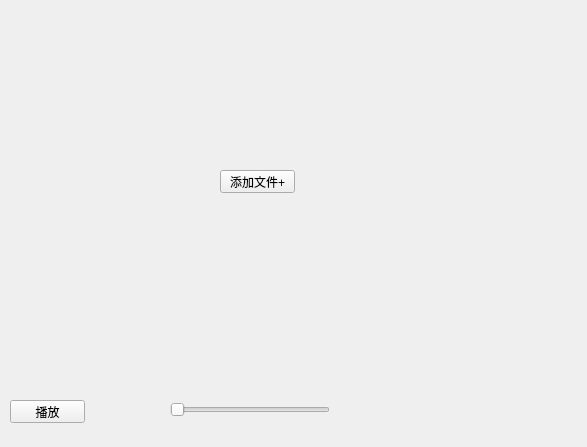
<?xml version="1.0" encoding="UTF-8"?>
<ui version="4.0">
 <class>Form</class>
 <widget class="QWidget" name="Form">
  <property name="geometry">
   <rect>
    <x>0</x>
    <y>0</y>
    <width>587</width>
    <height>447</height>
   </rect>
  </property>
  <property name="windowTitle">
   <string>音乐播放器by梦回故里</string>
  </property>
  <widget class="QPushButton" name="playbtn">
   <property name="geometry">
    <rect>
     <x>10</x>
     <y>400</y>
     <width>75</width>
     <height>23</height>
    </rect>
   </property>
   <property name="text">
    <string>播放</string>
   </property>
  </widget>
  <widget class="QSlider" name="horizontalSlider">
   <property name="geometry">
    <rect>
     <x>170</x>
     <y>400</y>
     <width>160</width>
     <height>19</height>
    </rect>
   </property>
   <property name="orientation">
    <enum>Qt::Horizontal</enum>
   </property>
  </widget>
  <widget class="QPushButton" name="pushButton">
   <property name="geometry">
    <rect>
     <x>220</x>
     <y>170</y>
     <width>75</width>
     <height>23</height>
    </rect>
   </property>
   <property name="text">
    <string>添加文件+</string>
   </property>
  </widget>
 </widget>
 <resources/>
 <connections>
  <connection>
   <sender>playbtn</sender>
   <signal>clicked()</signal>
   <receiver>Form</receiver>
   <slot>play()</slot>
   <hints>
    <hint type="sourcelabel">
     <x>51</x>
     <y>237</y>
    </hint>
    <hint type="destinationlabel">
     <x>84</x>
     <y>248</y>
    </hint>
   </hints>
  </connection>
  <connection>
   <sender>horizontalSlider</sender>
   <signal>valueChanged(int)</signal>
   <receiver>Form</receiver>
   <slot>valuechanged()</slot>
   <hints>
    <hint type="sourcelabel">
     <x>170</x>
     <y>228</y>
    </hint>
    <hint type="destinationlabel">
     <x>171</x>
     <y>258</y>
    </hint>
   </hints>
  </connection>
  <connection>
   <sender>pushButton</sender>
   <signal>clicked()</signal>
   <receiver>Form</receiver>
   <slot>fileopen()</slot>
   <hints>
    <hint type="sourcelabel">
     <x>184</x>
     <y>102</y>
    </hint>
    <hint type="destinationlabel">
     <x>184</x>
     <y>41</y>
    </hint>
   </hints>
  </connection>
 </connections>
 <slots>
  <slot>play()</slot>
  <slot>stop()</slot>
  <slot>valuechanged()</slot>
  <slot>fileopen()</slot>
 </slots>
</ui>
